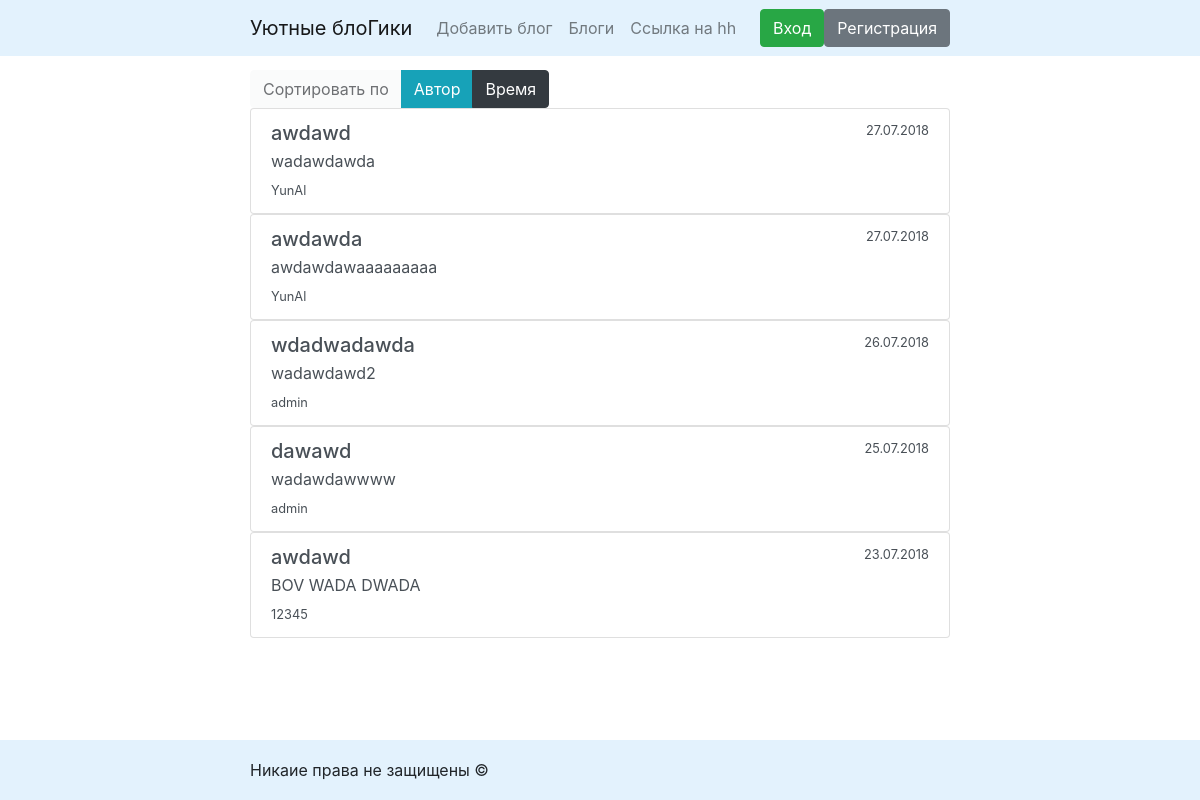
/blog/blog_view/2, run on an earlier commit of the app's database.
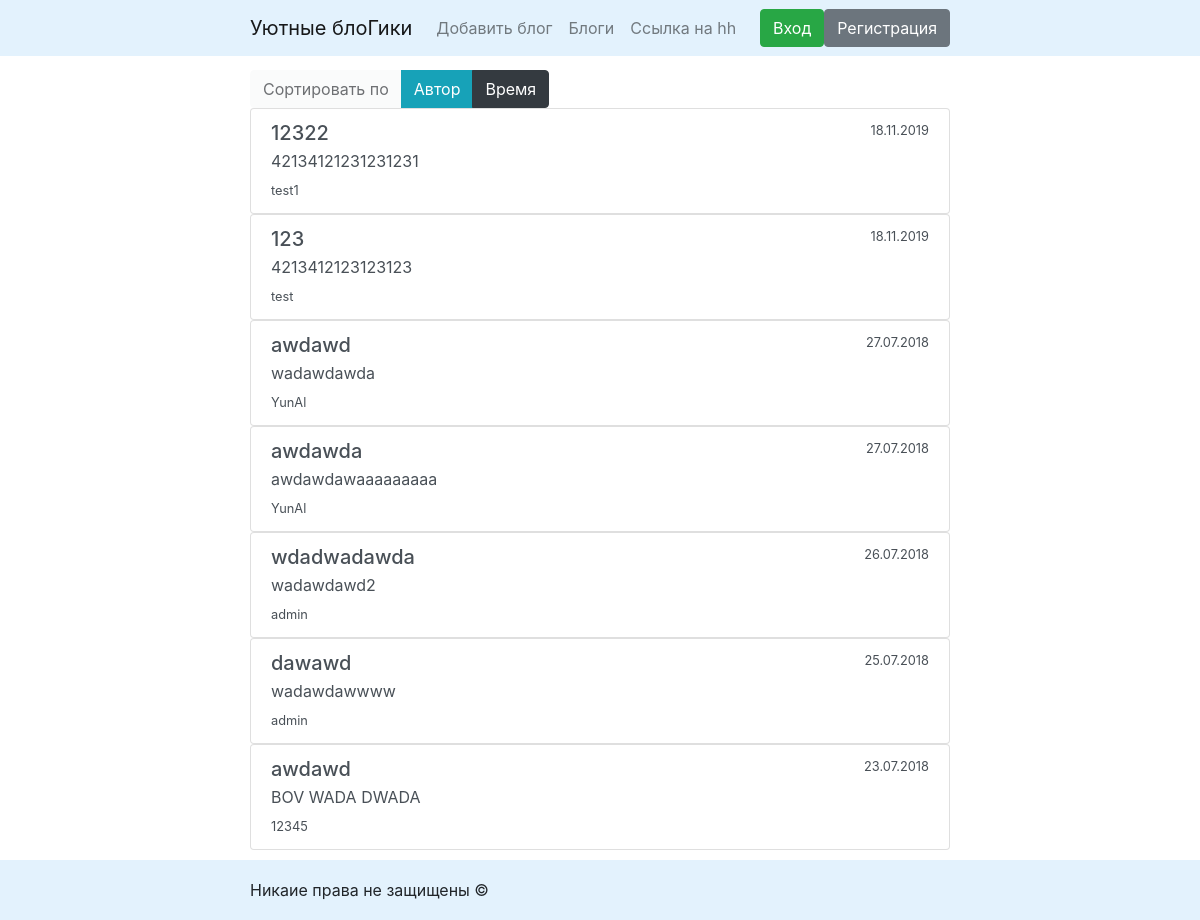
And on a later commit of the database.
### apps/blog/models.py (models this page shows, shortened)
class Publication(models.Model):
    author = models.ForeignKey('auth.User', on_delete=models.CASCADE)
    title = models.CharField(max_length=15)
    short_description = models.CharField(max_length=30, blank=True)
    pub_date = models.DateTimeField(default=datetime.now, blank=True)
    text = RichTextField(verbose_name='Текст')
    class Meta:
        ordering = ['author', '-pub_date', ]

### apps/blog/views.py (the view)
# urls.py: path('blog_view/', views.blog_list, name='blog_view'),
def blog_list(request, pk):
    blogs_list = Publication.objects.all()
    if pk == 1:
        blogs_list = blogs_list.order_by('-author')
    elif pk == 2:
        blogs_list = blogs_list.order_by('-pub_date')
    context = {'blogs_list': blogs_list}
    return render(request, 'htmlpage/blog/all_blogs.html', context)

### templates/htmlpage/blog/all_blogs.html (shortened to what this page needs)
{% extends 'htmlpage/wrapper.html' %}
{% block content %}
    <div class="center indents">
        <div class="btn-group" role="group" aria-label="Basic example">
            <a href="#" type="button" class="btn btn-light disabled">Сортировать по</a>
            <a href="{% url 'blog:blog_view' pk=1 %}" type="button" class="btn btn-info">Автор</a>
            <a href="{% url 'blog:blog_view' pk=2 %}" type="button" class="btn btn-dark">Время</a>
        </div>
        {% for post in blogs_list %}
            <div class="list-group">
                <a href="{% url 'blog:full_blog' pk=post.id %}"
                   class="list-group-item list-group-item-action flex-column align-items-start">
                    <div class="d-flex w-100 justify-content-between">
                        <h5 class="mb-1">{{ post.title }}</h5>
                        <small>{{ post.pub_date|date:"d.m.Y" }}</small>
                    </div>
                    <p class="mb-1">{{ post.short_description }}</p>
                    <small>{{ post.author }}</small>
                </a>
            </div>
        {% endfor %}
    </div>
{% endblock %}

What changed in the data, as far as the page shows it:
added Publication: title "12322", pub_date "18.11.2019", short_description "42134121231231231", author "test1"
added Publication: title "123", pub_date "18.11.2019", short_description "4213412123123123", author "test"
